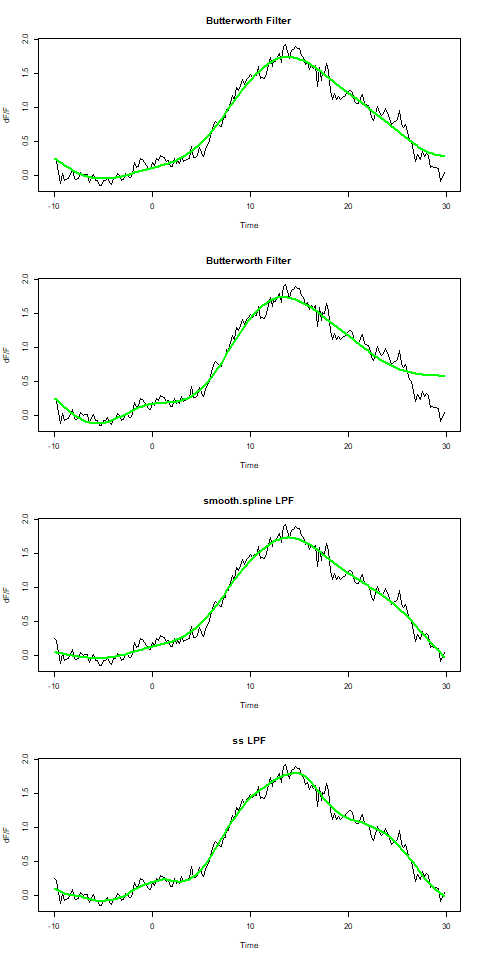

Write R code to recreate this figure.
## Required packages
library(data.table)
library(dplyr)
library(tidyverse)
library(gsignal)
library(boxfilter)
library(npreg)
## Open a png file
png(filename = "./plots/ER9203.51.png", width = 480, height = 960)
## make the plot
par(mfrow = c(4, 1))
## Butterworth Filter
stable <- butter(3, 1/30, "low", output = "Sos")
plot(G9203.51$time, G9203.51$dFF, type = "l", main = "Butterworth Filter", xlab = "Time", ylab = "dF/F")
z10 <- filtfilt(stable, G9203.51$dFF)
lines(G9203.51$time, z10, col = "green", lwd = 2)
# Chebyshev I Filter
stable <- cheby1(6, 0.1, 1/25, "low", output = "Sos")
plot(G9203.51$time, G9203.51$dFF, type = "l", main = "Butterworth Filter", xlab = "Time", ylab = "dF/F")
z10 <- filtfilt(stable, G9203.51$dFF)
lines(G9203.51$time, z10, col = "green", lwd = 2)
# smooth.spline LPF
lowpass.spline.10 <- smooth.spline(G9203.51$time, G9203.51$dFF, spar = .8)
plot(G9203.51$time, G9203.51$dFF, type = "l", main = "smooth.spline LPF", xlab = "Time", ylab = "dF/F")
lines(predict(lowpass.spline.10, G9203.51$time), col = "green", lwd = 2)
# ss LPF
ss.10 <- ss(G9203.51$time, G9203.51$dFF, nknots = 15, m = 2)
plot(G9203.51$time, G9203.51$dFF, type = "l", main = "ss LPF", xlab = "Time", ylab = "dF/F")
lines(predict(ss.10, G9203.51$time), col = "green", lwd = 2)
dev.off()
